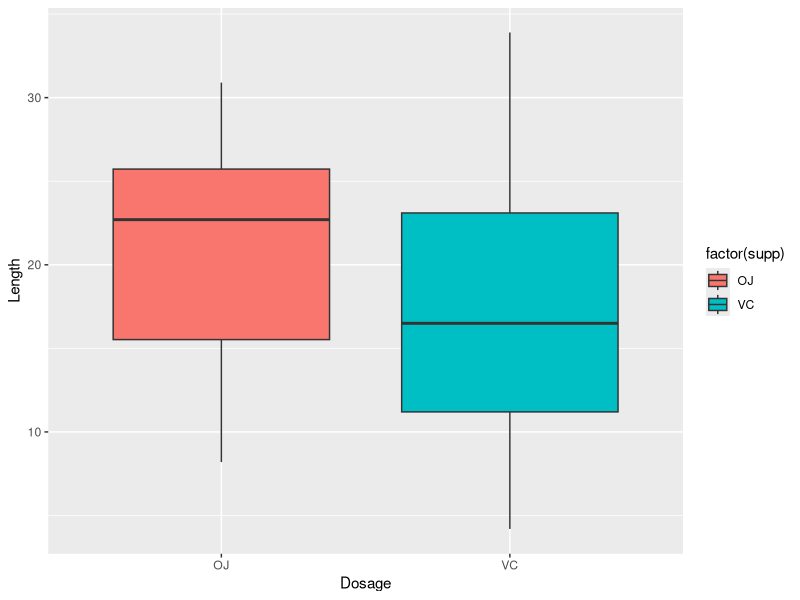
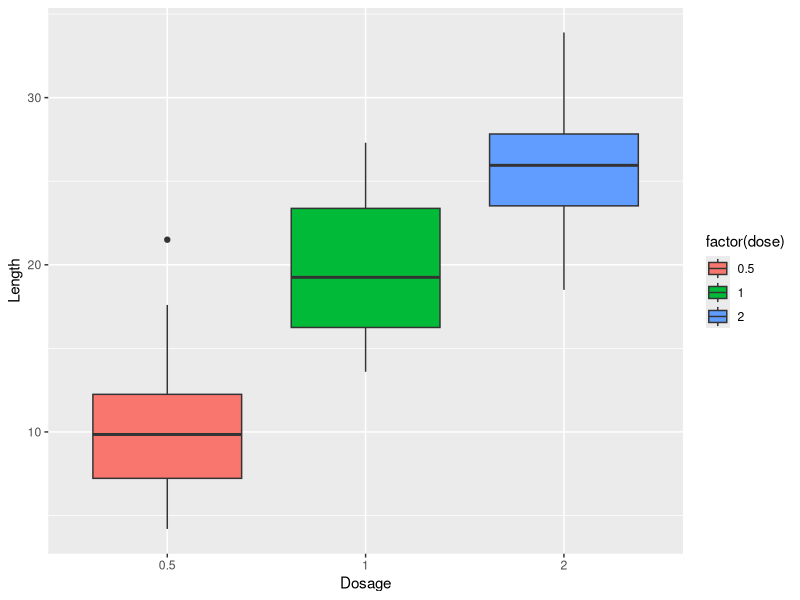

The R source for these figures, in order:
## ---- chunk 1
library(ggplot2)
data(ToothGrowth)
## ---- chunk 2
summary(ToothGrowth)
## ---- chunk 3
head(ToothGrowth)
## ---- chunk 4
table(ToothGrowth$supp) # Supplement
table(ToothGrowth$dose) # Dosage
## ---- chunk 5
cor(ToothGrowth[sapply(ToothGrowth, is.numeric)])
## ---- chunk 6
bx1 <- ggplot(ToothGrowth, aes(x =factor(supp), y = len, fill = factor(supp)))
bx1 + geom_boxplot() + xlab("Dosage") + ylab("Length")
## ---- chunk 7
bx2 <- ggplot(ToothGrowth, aes(x =factor(dose), y = len, fill = factor(dose)))
bx2 + geom_boxplot() + xlab("Dosage") + ylab("Length")
## ---- chunk 8
confInter <- (mean(ToothGrowth$len) + c(-1, 1) * qnorm(0.975) * sd(ToothGrowth$len)/sqrt(length(ToothGrowth$len)))
confInter
## ---- chunk 9
t.test(len~supp, data=ToothGrowth)
## ---- chunk 10
dos1 <- subset(ToothGrowth, dose == 0.5)
dos2 <- subset(ToothGrowth, dose == 1)
dos3 <- subset(ToothGrowth, dose == 2)
## ---- chunk 11
t.test(len~supp, data=dos1) 
t.test(len~supp, data=dos2) 
t.test(len~supp, data=dos3) 
